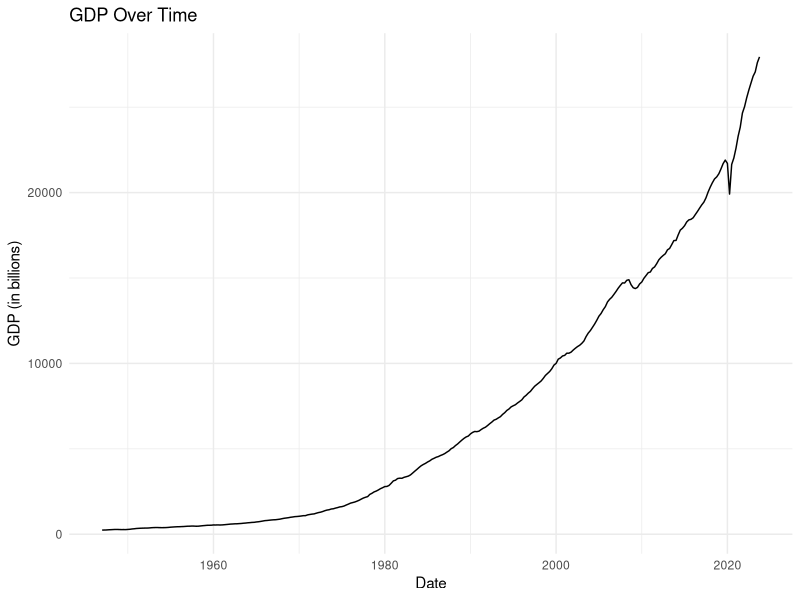
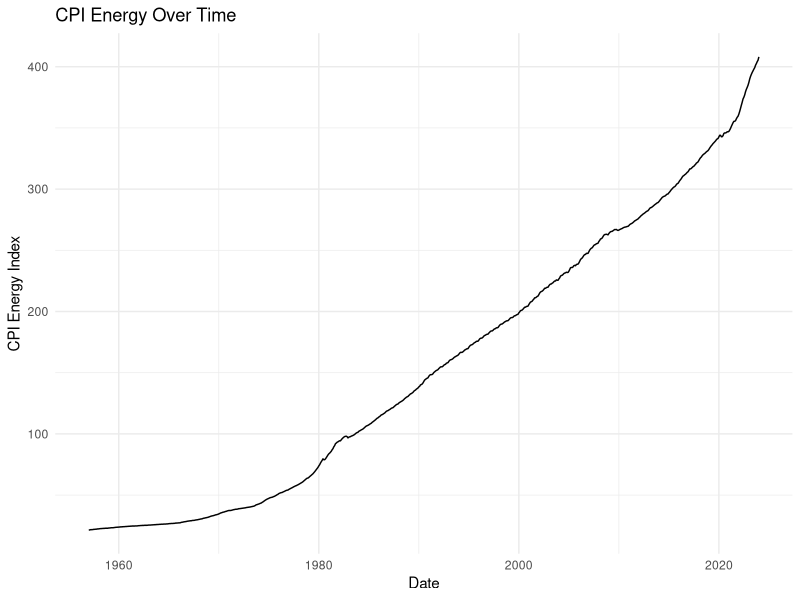
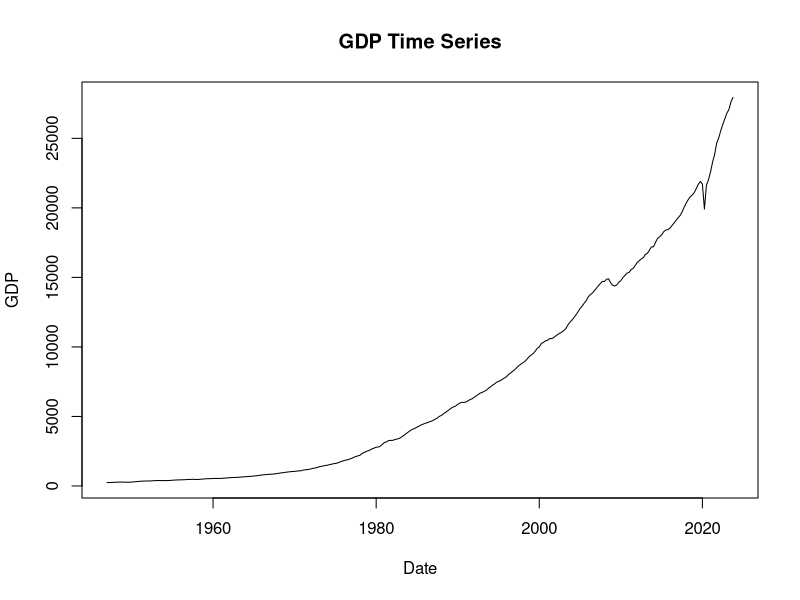
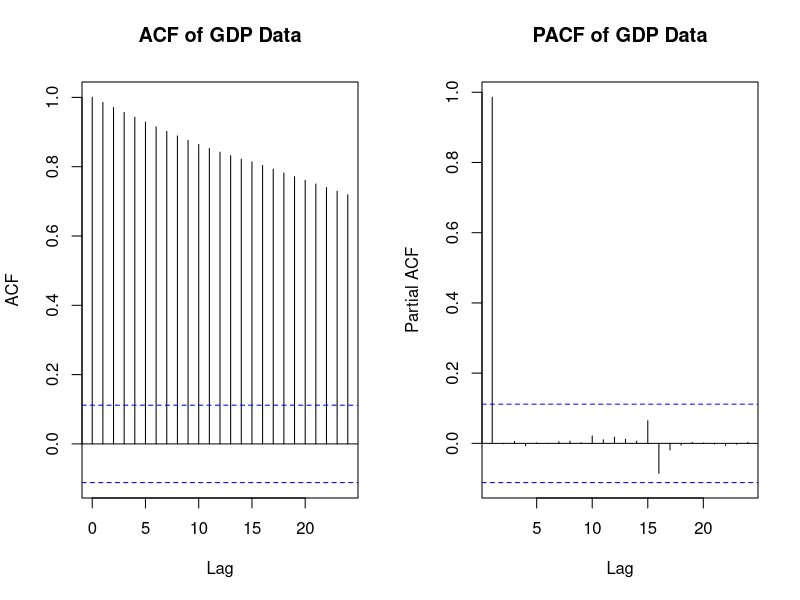
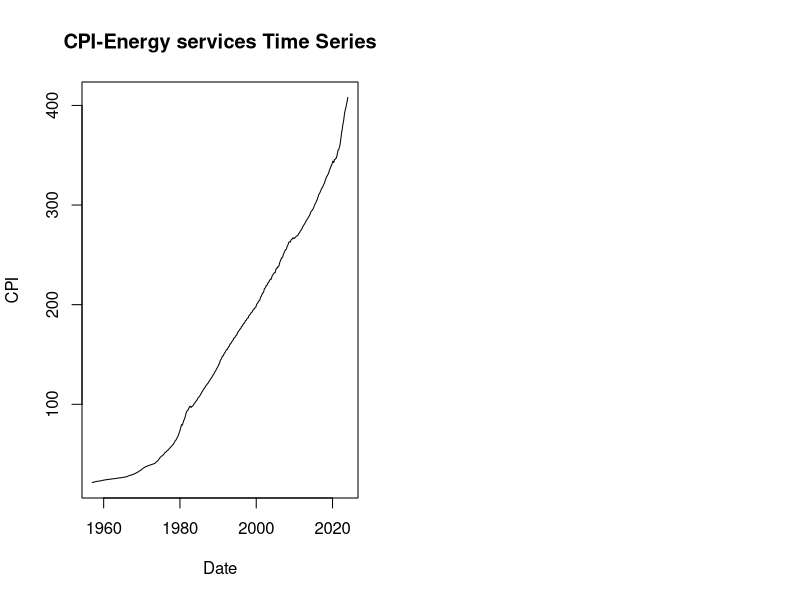
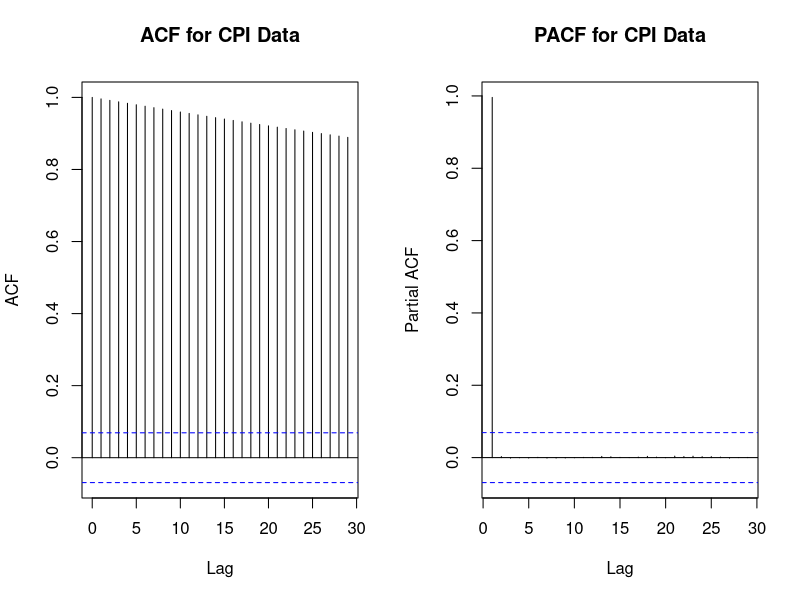
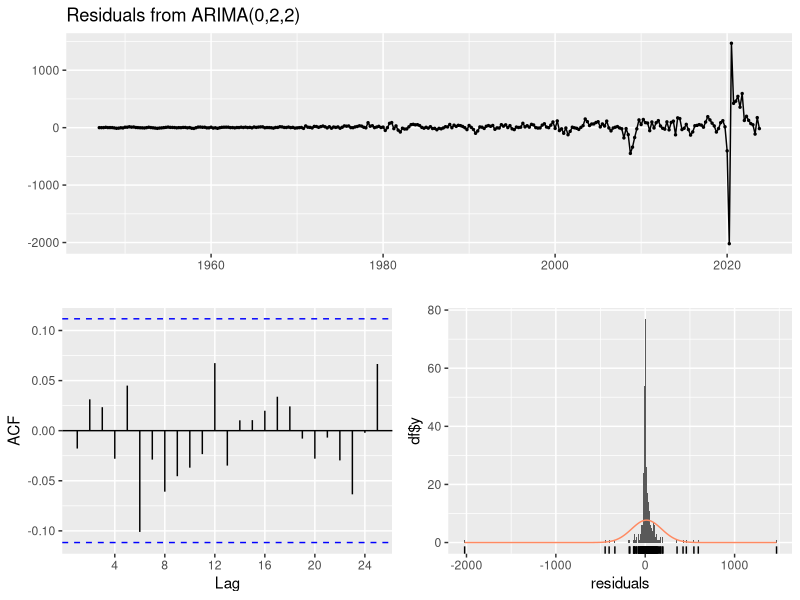
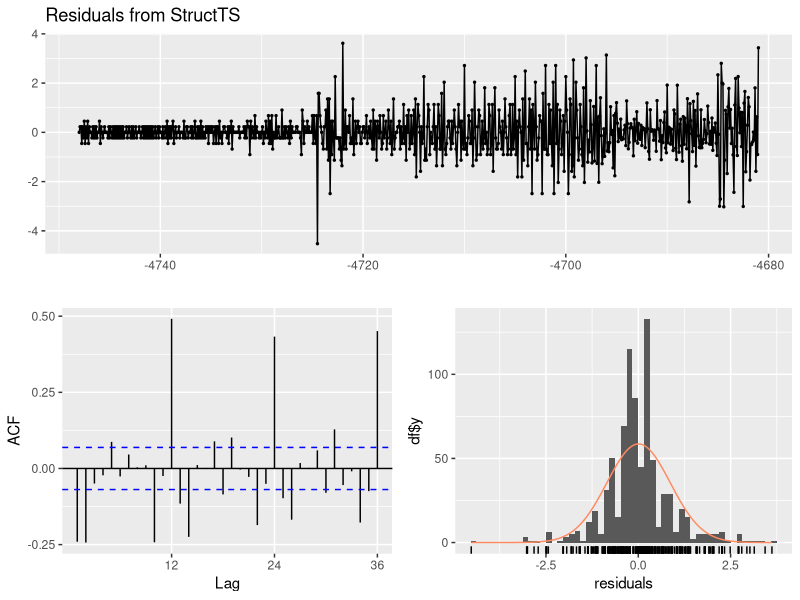

Recreate these plots in R, in order.
## ---- chunk 1
# Load required libraries
library(datasets)
library(forecast)
library(ggplot2)
## ---- chunk 2
# Load GDP dataset
gdp_data <- read.csv("GDP.csv")

# Load Consumer Price Index Energy dataset
cpi_data <- read.csv("CUUR0000SASLE.csv")

## ---- chunk 3
# Convert the DATE column to Date type
gdp_data$DATE <- as.Date(gdp_data$DATE)

# Plot the GDP time series data
g <- ggplot(gdp_data, aes(x=DATE, y=GDP)) +
  geom_line() + # Line plot for the time series
  labs(title="GDP Over Time", x="Date", y="GDP (in billions)") + # Adding labels
  theme_minimal() # Minimal theme for a nicer look

# Display the plot
print(g)
## ---- chunk 4
# Convert the DATE column to Date type
cpi_data$DATE <- as.Date(cpi_data$DATE)

# Plot the CPI Energy time series data
g <- ggplot(cpi_data, aes(x=DATE, y=CUUR0000SASLE)) +
  geom_line() + # Line plot for the time series
  labs(title="CPI Energy Over Time", x="Date", y="CPI Energy Index") + # Adding labels
  theme_minimal() # Minimal theme for a nicer look

# Display the plot
print(g)
## ---- chunk 5
# Summary of GDP dataset
summary(gdp_data)

# converting to numeric values
gdp_values <- as.numeric(gdp_data$GDP)

# Plotting GDP data against dates
plot(as.Date(gdp_data$DATE), gdp_values, type = "l", xlab = "Date", ylab = "GDP", main = "GDP Time Series")
## ---- chunk 6
# Plot ACF and PACF of GDP data
par(mfrow = c(1, 2))  
acf(gdp_values, main = "ACF of GDP Data")
pacf(gdp_values, main = "PACF of GDP Data")
## ---- chunk 7
# Summary of CPI dataset
summary(cpi_data)

# Convert DATE column to Date class
cpi_data$DATE <- as.Date(cpi_data$DATE)

# Plot CPI data against dates
plot(cpi_data$DATE, cpi_data$CUUR0000SASLE, type = "l", xlab = "Date", ylab = "CPI", main = "CPI-Energy services Time Series")
## ---- chunk 8
# Plot ACF and PACF of CPI data
par(mfrow=c(1,2))
acf(cpi_data$CUUR0000SASLE, main = "ACF for CPI Data")
pacf(cpi_data$CUUR0000SASLE, main = "PACF for CPI Data")
## ---- chunk 9
# Quick simulation for ARIMA model
set.seed(123)
arima_sim <- arima.sim(model = list(order = c(1,1,1), 
                                    ar = 0.7, ma = -0.5), n = 100)

## ---- chunk 10
# Convert GDP data to a time series object
gdp_ts <- ts(gdp_data$GDP, start = c(1947, 1), frequency = 4)

## ---- chunk 11
# Fit ARIMA model to GDP time series
arima_model_gdp <- auto.arima(gdp_ts)
## ---- chunk 12
# Diagnostic statistics of ARIMA model
checkresiduals(arima_model_gdp)
## ---- chunk 13
# Convert CPI column to time series object
cpi_ts <- ts(cpi_data$CUUR0000SASLE, start = min(cpi_data$DATE), frequency = 12)  

## ---- chunk 14
# Fit state space model to energy consumption data
stsm_model_cpi <- StructTS(cpi_ts)

## ---- chunk 15
# Diagnostic statistics of State Space model
checkresiduals(stsm_model_cpi)
## ---- chunk 16
# Forecasting using ARIMA model for GDP
arima_forecast <- forecast(arima_model_gdp, h = 12)

# Print forecasts
print("ARIMA Forecast for GDP:")
print(arima_forecast)

## ---- chunk 17
plot(arima_forecast, main = "ARIMA Forecast for GDP", xlab = "Year", ylab = "GDP Value")
legend("topleft", legend = "Forecast", col = "blue", lty = 1, inset = c(0, 0), xpd = TRUE)

## ---- chunk 18
# Convert DATE column to Date format
cpi_data$DATE <- as.Date(cpi_data$DATE)

# Create a time series object with correct start and frequency
cpi_ts <- ts(cpi_data$CUUR0000SASLE, start = c(1957, 1), frequency = 12)

# Fit state space model
ss_model <- StructTS(cpi_ts, type = "BSM")

# Forecast using the state space model
forecast_values <- forecast(ss_model, h = 12)

# Print forecasts
print("State Space Model Forecast for CPI Energy:")
print(forecast_values)
## ---- chunk 19
# Plot State Space Model forecast for CPI Energy
plot(forecast_values, main = "State Space Model Forecast for CPI Energy", xlab = "Year", ylab = "CPI Energy Index")
legend("topleft", legend = "Forecast", col = "blue", lty = 1, inset = c(0, 0), xpd = TRUE)

## ---- chunk 20

